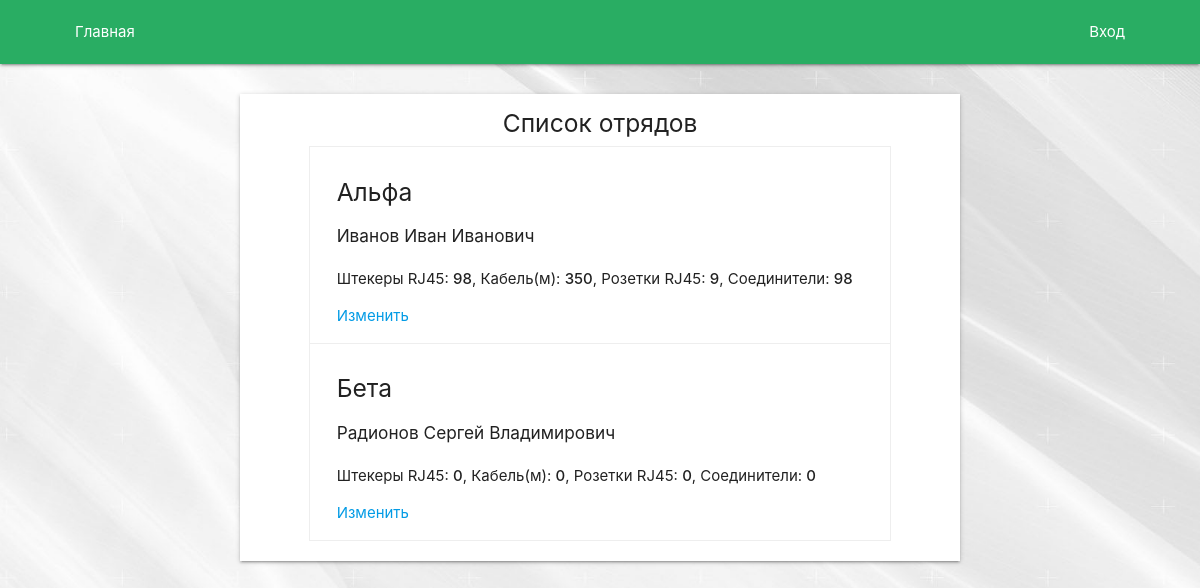
Screenshot of /group/list/ with the database file from the repository.
### Group/models.py (models this page shows, shortened)
class Group(models.Model):
    name = models.CharField(max_length=128)
    is_active = models.BooleanField(default=True)
    plug = models.IntegerField(default=0)
    cable = models.IntegerField(default=0)
    rosette = models.IntegerField(default=0)
    connector = models.IntegerField(default=0)
    class Meta:
        verbose_name_plural = 'Отряды'
        verbose_name = 'Отряд'

### Account/models.py (models this page shows, shortened)
class ExtUser(models.Model):
    user = models.OneToOneField(User, on_delete=models.CASCADE)
    is_worker = models.BooleanField(default=False)
    surname = models.CharField(max_length=256, default='')
    phone = models.CharField(max_length=16, default='')
    group = models.ForeignKey(Group, on_delete=models.SET_NULL, null=True, blank=True)
    class Meta:
        verbose_name = 'Расш. пользователь'
        verbose_name_plural = 'Расш. пользователи'

### Group/views.py (the view)
# urls.py: path('list/', group_list),
def group_list(request):
    groups = Group.objects.all()
    return render(request, 'Group/GroupList.html', {'groups': groups})

### templates/Group/GroupList.html (shortened to what this page needs)
{% extends 'base.html' %}
{% load static %}
{% load order_extra %}
{% block content %}
    <div class="container">
        <div class="row">
            <form method="post">
                <div class="col s12 m10 offset-m1 l8 offset-l2 xl6 offset-xl3 order_list z-depth-1">
                    {% if groups|length == 0 %}
                        <h5 class="center-align">Отрядов нет</h5>
                    {% else %}
                        <h5 class="center-align">Список отрядов</h5>
                    {% endif %}
                    {% for group in groups %}
                        <div class="col s10 offset-s1 group">
                            <div class="col s12">
                                <h5>{{ group.name }}</h5>
                            </div>
                            <div class="col s12">
                                {% for extuser in group.extuser_set.all %}
                                    <h6>{{ extuser.user.last_name }} {{ extuser.user.first_name }} {{ extuser.surname }}</h6>
                                {% endfor %}
                            </div>
                            <div class="col s12">
                                <p>Штекеры RJ45: <b>{{ group.plug }}</b>, Кабель(м): <b>{{ group.cable }}</b>, Розетки RJ45: <b>{{  group.rosette }}</b>, Соединители: <b>{{ group.connector }}</b></p>
                            </div>
                            <div class="col s12">
                                <a href="/group/{{ group.id }}/">Изменить</a>
                            </div>
                        </div>
                    {% endfor %}
                </div>
            </form>
        </div>
    </div>
{% endblock content %}

### static/css/style.css (style rules this page uses)
.col.order_list { margin-top:30px;padding-bottom:20px }
.col.group { border:1px solid #eeeeee;padding:15px;margin-top:-1px }
.col.group p b { font-weight:500 }
.col { background-color:white }
html { background:url("/static/img/bg.jpg") repeat-x center center fixed;background-size:auto 100vh }
.container { width:90%;max-width:1500px }

### rows the page displays
Group: name "Альфа", plug "98", cable "350", rosette "9", connector "98"
ExtUser: user.last_name "Иванов", user.first_name "Иван", surname "Иванович"
Group: name "Бета", plug "0", cable "0", rosette "0", connector "0"
ExtUser: user.last_name "Радионов", user.first_name "Сергей", surname "Владимирович"
